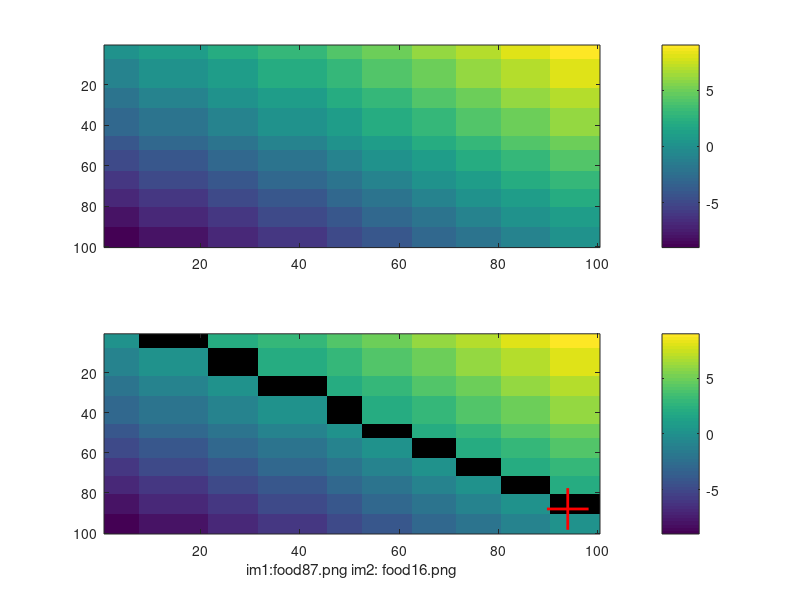

Write MATLAB code to recreate this figure.
%% example script to index pairwise items within a difference range
% 
% v1.0
% This is just a barebones example for going from a table of values and 
% image file paths to an index of which specific two images you want to
% show based on some difference criteria. Future tweaks could, e.g., 
% add flexiblity to make item 1 > item 2 or item 1 < item 2, and/or to
% round staircase values to the nearest whole number in the selected items.
% Another optional addition is to set some logic so that the selected
% difference is based on a higher or lower total calorie pair. 
%
% v1.1
%
% actually, the cool thing about it being a matrix is to make image 1 >
% image 2 or vice versa, you just change the sign of the difference target!
%
% micah allen, 2018

%% first, create some example data with random calorie values. 
clear all
calories = randi(10,1,100);

% also, we need some data labels
pre = 'food';
suff = '.png';

labels = {};
for k = 1:100
    labels = [labels;[pre,num2str(k,'%02d'), suff]];
end

%% now we want to sort the calories by ascending, and also the 
%  labels so we can look them up later


[calories, sort_index] = sort(calories, 'descend');

% and sort the labels by the same order

labels = labels(sort_index);


%% now create a matrix of all the pairwise differences

for r = 1:length(calories)
    
    for c = 1:length(calories)
    
    
diff_square(r,c) = calories(r) - calories(c);

    end    
    
end


%% now we need to find items in the table matching our difference

differenceTarget = 1; % for example - should be set from staircase on each trial

[row, col] = find(diff_square == differenceTarget);

% create vector of suitable pairs

coords = [row, col];

% select random pair from all suitable - could be made more complex

this_pair = coords(randi(length(coords)),:);


label_1= labels{this_pair(1)};
label_2= labels{this_pair(2)};

%% illustrate it works
% 
diff_idx = find(diff_square == differenceTarget);
diff_square_mask = diff_square;
diff_square_mask(diff_idx) = nan;


figure
subplot(2,1,1)
imagesc(diff_square); colorbar

subplot(2,1,2)
imagesc(diff_square_mask); colorbar; 
axis on
hold on
plot(this_pair(2),this_pair(1), 'r+', 'MarkerSize', 30, 'LineWidth', 2);
%text(this_pair(2), this_pair(1), [label1, label2])
xlabel(['im1:' label_1 ' im2: ' label_2])
%set(gca, 'XTickLabel', 1:100)
